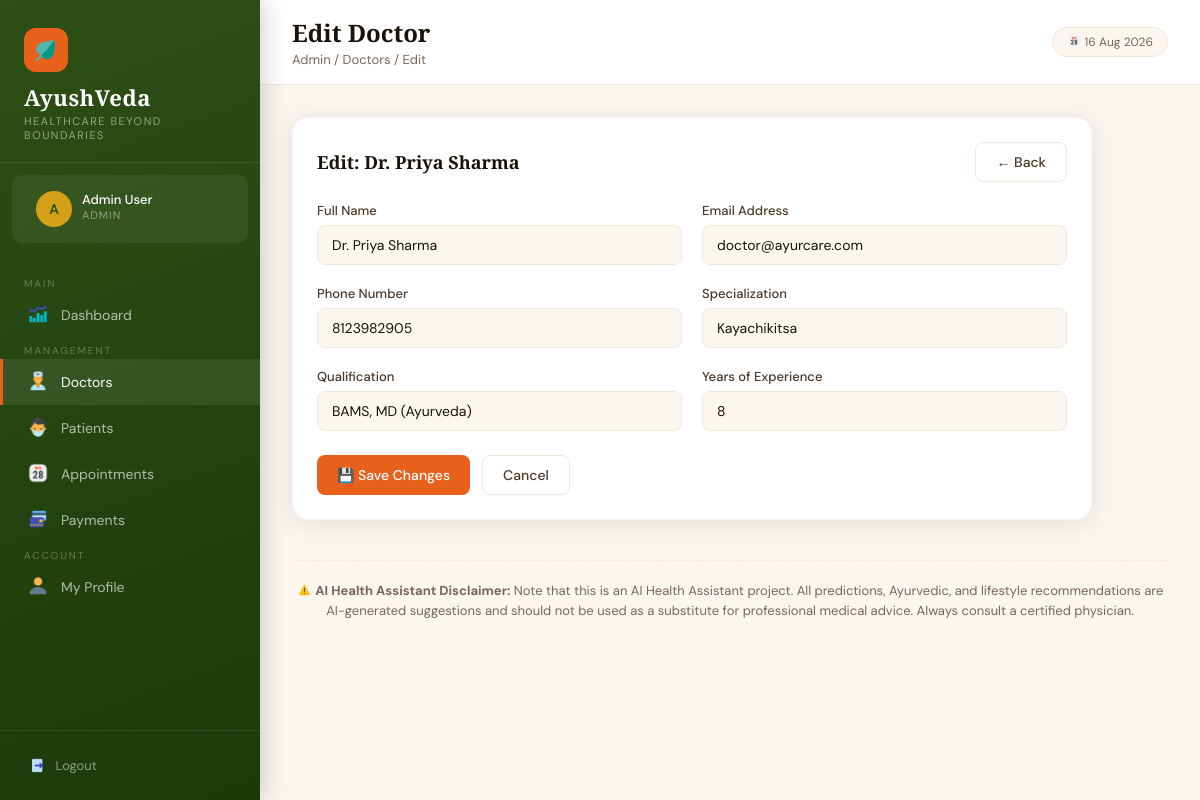
The page /admin/doctors/edit/1 (signed in) on the database its author committed.
### tables this page shows
CREATE TABLE doctors (
            id INTEGER PRIMARY KEY AUTOINCREMENT,
            name TEXT NOT NULL,
            email TEXT UNIQUE NOT NULL,
            password TEXT NOT NULL,
            phone TEXT,
            specialization TEXT,
            qualification TEXT,
            experience INTEGER DEFAULT 0,
            created_at TIMESTAMP DEFAULT CURRENT_TIMESTAMP
        );

### app.py (the view, shortened to what this page needs)
@app.route('/admin/doctors/edit/<int:id>', methods=['GET', 'POST'])
@login_required('admin')
def admin_edit_doctor(id):
    conn = get_db()
    doctor = conn.execute("SELECT * FROM doctors WHERE id=?", (id,)).fetchone()
    conn.close()
    return render_template('admin/edit_doctor.html', doctor=doctor)

### app.py (called while the page is built)
@app.context_processor
def inject_now():
    return {'now': datetime.now().strftime('%d %b %Y')}

def get_db():
    conn = sqlite3.connect(DB_PATH)
    conn.row_factory = sqlite3.Row
    return conn

def login_required(role):
    def decorator(f):
        @wraps(f)
        def wrapper(*args, **kwargs):
            if session.get('role') != role:
                flash('Please login to continue.', 'error')
                return redirect(url_for(f'{role}_login'))
            return f(*args, **kwargs)
        return wrapper
    return decorator

### templates/admin/edit_doctor.html (shortened to what this page needs)
{% extends 'base.html' %}
{% block page_title %}Edit Doctor{% endblock %}
{% block breadcrumb %}Admin / Doctors / Edit{% endblock %}
{% block nav %}
<span class="nav-section-label">Main</span>
<a href="/admin/dashboard" class="nav-link"><span class="icon"><img src="/static/images/dashboard_icon.png" style="height:1.2em;width:1.2em;vertical-align:-0.2em;"></span> Dashboard</a>
<span class="nav-section-label">Management</span>
<a href="/admin/doctors" class="nav-link active"><span class="icon"><img src="/static/images/doctors_icon.png" style="height:1.2em;width:1.2em;vertical-align:-0.2em;"></span> Doctors</a>
<a href="/admin/patients" class="nav-link"><span class="icon"><img src="/static/images/patients_icon.png" style="height:1.2em;width:1.2em;vertical-align:-0.2em;"></span> Patients</a>
<a href="/admin/appointments" class="nav-link"><span class="icon"><img src="/static/images/appointments_icon.png" style="height:1.2em;width:1.2em;vertical-align:-0.2em;"></span> Appointments</a>
<a href="/admin/payments" class="nav-link"><span class="icon"><img src="/static/images/card_icon.png" style="height:1.2em;width:1.2em;vertical-align:-0.2em;"></span> Payments</a>
<span class="nav-section-label">Account</span>
<a href="/admin/profile" class="nav-link"><span class="icon"><img src="/static/images/profile_icon.png" style="height:1.2em;width:1.2em;vertical-align:-0.2em;"></span> My Profile</a>
{% endblock %}
{% block content %}
<div class="card" style="max-width:800px">
    <div class="card-header">
        <h3 class="card-title">Edit: {{ doctor.name }}</h3>
        <a href="/admin/doctors" class="btn btn-outline">← Back</a>
    </div>
    <form method="POST">
        <div class="form-grid">
            <div class="form-group">
                <label>Full Name</label>
                <input type="text" name="name" value="{{ doctor.name }}" required>
            </div>
            <div class="form-group">
                <label>Email Address</label>
                <input type="email" name="email" value="{{ doctor.email }}" required>
            </div>
            <div class="form-group">
                <label>Phone Number</label>
                <input type="text" name="phone" value="{{ doctor.phone or '' }}">
            </div>
            <div class="form-group">
                <label>Specialization</label>
                <input type="text" name="specialization" value="{{ doctor.specialization or '' }}">
            </div>
            <div class="form-group">
                <label>Qualification</label>
                <input type="text" name="qualification" value="{{ doctor.qualification or '' }}">
            </div>
            <div class="form-group">
                <label>Years of Experience</label>
                <input type="number" name="experience" value="{{ doctor.experience or 0 }}">
            </div>
        </div>
        <div class="form-actions">
            <button type="submit" class="btn btn-primary">💾 Save Changes</button>
            <a href="/admin/doctors" class="btn btn-outline">Cancel</a>
        </div>
    </form>
</div>
{% endblock %}

### templates/base.html (style rules this page uses)
:root { --saffron: #E8611A; --saffron-light: #F4874B; --turmeric: #D4A017; --forest: #2D5016; --forest-mid: #4A7C22; --forest-light: #7AB648; --cream: #FBF7F0; --cream-dark: #F0E8D8; --earth: #6B4226; --earth-light: #9B6B42; --text-dark: #1A1208; --text-mid: #4A3728; --text-light: #7A6558; --white: #FFFFFF; --sidebar-w: 260px; --shadow: 0 4px 24px rgba(26, 18, 8, 0.10); --shadow-lg: 0 12px 48px rgba(26, 18, 8, 0.16); }
* { box-sizing: border-box; margin: 0; padding: 0; }
body { font-family: 'DM Sans', sans-serif; background: var(--cream); color: var(--text-dark); min-height: 100vh; }
h1, h2, h3, h4 { font-family: 'Cormorant Garamond', serif; }
.nav-section-label { color: rgba(255, 255, 255, 0.3); font-size: 10px; text-transform: uppercase; letter-spacing: 2px; padding: 12px 24px 6px; font-family: 'DM Sans', sans-serif; }
.nav-link { display: flex; align-items: center; gap: 12px; padding: 11px 24px; color: rgba(255, 255, 255, 0.65); text-decoration: none; font-size: 14px; transition: all 0.2s; border-left: 3px solid transparent; position: relative; }
.nav-link:hover, .nav-link.active { color: #fff; background: rgba(255, 255, 255, 0.08); border-left-color: var(--saffron); }
.nav-link .icon { font-size: 18px; width: 22px; text-align: center; }
.card { background: var(--white); border-radius: 16px; padding: 24px; box-shadow: var(--shadow); border: 1px solid rgba(0, 0, 0, 0.04); }
.card-header { display: flex; align-items: center; justify-content: space-between; margin-bottom: 20px; }
.card-title { font-size: 18px; color: var(--text-dark); font-weight: 600; }
.btn { display: inline-flex; align-items: center; gap: 8px; padding: 10px 20px; border-radius: 8px; font-size: 14px; font-weight: 500; cursor: pointer; text-decoration: none; border: none; transition: all 0.2s; font-family: 'DM Sans', sans-serif; }
.btn-primary { background: var(--saffron); color: #fff; }
.btn-outline { background: transparent; border: 1.5px solid var(--cream-dark); color: var(--text-mid); }
.form-grid { display: grid; grid-template-columns: repeat(auto-fit, minmax(280px, 1fr)); gap: 20px; }
.form-group { display: flex; flex-direction: column; gap: 6px; }
.form-group label { font-size: 13px; font-weight: 500; color: var(--text-mid); }
.form-group input, .form-group select, .form-group textarea { padding: 10px 14px; border: 1.5px solid var(--cream-dark); border-radius: 8px; font-size: 14px; font-family: 'DM Sans', sans-serif; color: var(--text-dark); background: var(--cream); transition: border-color 0.2s; outline: none; }
.form-actions { margin-top: 24px; display: flex; gap: 12px; }

### rows shown on the page
doctors: name "Dr. Priya Sharma", email "doctor@ayurcare.com", phone "8123982905", specialization "Kayachikitsa", qualification "BAMS, MD (Ayurveda)", experience "8"

### other values the page prints
{{ session.user_name[0].upper() }} "A"
{{ session.user_name }} "Admin User"
{{ session.role|capitalize }} "ADMIN"
